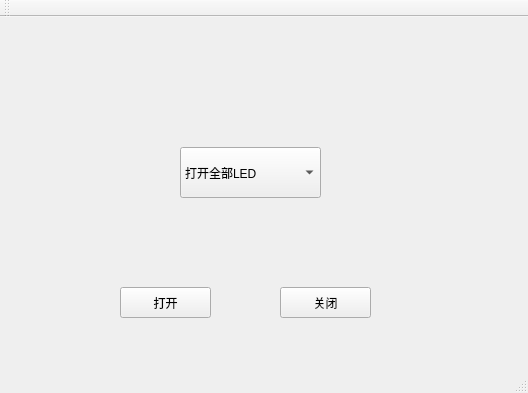
<?xml version="1.0" encoding="UTF-8"?>
<ui version="4.0">
 <class>Led</class>
 <widget class="QMainWindow" name="Led">
  <property name="geometry">
   <rect>
    <x>0</x>
    <y>0</y>
    <width>528</width>
    <height>393</height>
   </rect>
  </property>
  <property name="windowTitle">
   <string>Led控制</string>
  </property>
  <widget class="QWidget" name="centralWidget">
   <widget class="QPushButton" name="open_Button">
    <property name="geometry">
     <rect>
      <x>120</x>
      <y>270</y>
      <width>91</width>
      <height>31</height>
     </rect>
    </property>
    <property name="contextMenuPolicy">
     <enum>Qt::NoContextMenu</enum>
    </property>
    <property name="text">
     <string>打开</string>
    </property>
   </widget>
   <widget class="QPushButton" name="close_Button">
    <property name="geometry">
     <rect>
      <x>280</x>
      <y>270</y>
      <width>91</width>
      <height>31</height>
     </rect>
    </property>
    <property name="text">
     <string>关闭</string>
    </property>
   </widget>
   <widget class="QComboBox" name="Led_comboBox">
    <property name="geometry">
     <rect>
      <x>180</x>
      <y>130</y>
      <width>141</width>
      <height>51</height>
     </rect>
    </property>
    <item>
     <property name="text">
      <string>打开全部LED</string>
     </property>
    </item>
    <item>
     <property name="text">
      <string>Led1</string>
     </property>
    </item>
    <item>
     <property name="text">
      <string>Led2</string>
     </property>
    </item>
    <item>
     <property name="text">
      <string>Led3</string>
     </property>
    </item>
    <item>
     <property name="text">
      <string>Led4</string>
     </property>
    </item>
    <item>
     <property name="text">
      <string>关闭全部LED</string>
     </property>
    </item>
   </widget>
  </widget>
  <widget class="QToolBar" name="mainToolBar">
   <property name="windowTitle">
    <string/>
   </property>
   <attribute name="toolBarArea">
    <enum>TopToolBarArea</enum>
   </attribute>
   <attribute name="toolBarBreak">
    <bool>false</bool>
   </attribute>
  </widget>
  <widget class="QStatusBar" name="statusBar"/>
 </widget>
 <layoutdefault spacing="6" margin="11"/>
 <resources/>
 <connections/>
</ui>
